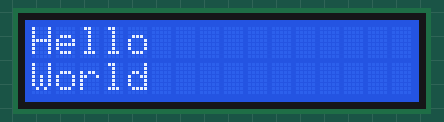
Bench run of a program on a simulated Raspberry Pi (BCM pin numbers). Parts: 16×2 character LCD. At 4.1 s the program stops and its outputs stay as they are.

Above: at 0.1 s.
At 2.1 s:
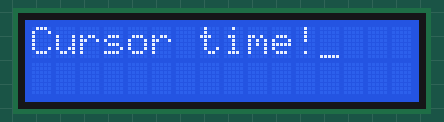

The program:

lcd_hello_world.py
```python
#!/usr/bin/python

import time
import Adafruit_CharLCD as LCD

# GPIO.BCM
rs = 14
e = 15
d4 = 18
d5 = 17
d6 = 27
d7 = 22

cols = 16
rows = 2

lcd = LCD.Adafruit_CharLCD(rs, e, d4,d5,d6,d7, cols, rows)

lcd.message('Hello\nWorld')
time.sleep(2)
lcd.clear()
lcd.show_cursor(True)
lcd.message('Cursor time!')
time.sleep(2)
lcd.clear()
```

Measured:
- what the display in image 1 shows lasts 2.0 s, from 2.1 s to 4.1 s
